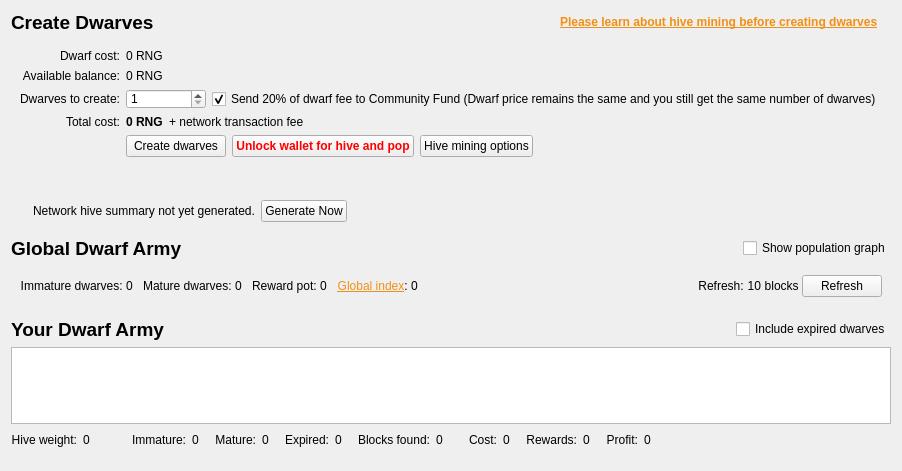
<?xml version="1.0" encoding="UTF-8"?>
<ui version="4.0">
 <class>HiveDialog</class>
 <widget class="QWidget" name="HiveDialog">
  <property name="geometry">
   <rect>
    <x>0</x>
    <y>0</y>
    <width>838</width>
    <height>471</height>
   </rect>
  </property>
  <property name="sizePolicy">
   <sizepolicy hsizetype="Preferred" vsizetype="Minimum">
    <horstretch>0</horstretch>
    <verstretch>0</verstretch>
   </sizepolicy>
  </property>
  <property name="minimumSize">
   <size>
    <width>0</width>
    <height>450</height>
   </size>
  </property>
  <property name="styleSheet">
   <string notr="true"/>
  </property>
  <layout class="QVBoxLayout" name="verticalLayout">
   <item>
    <layout class="QHBoxLayout" name="createDwarvesHeader">
     <item>
      <widget class="QLabel" name="createDwarvesTitleLabel">
       <property name="font">
        <font>
         <pointsize>14</pointsize>
         <weight>75</weight>
         <bold>true</bold>
        </font>
       </property>
       <property name="text">
        <string>Create Dwarves</string>
       </property>
      </widget>
     </item>
     <item>
      <spacer name="horizontalSpacer_9">
       <property name="orientation">
        <enum>Qt::Horizontal</enum>
       </property>
       <property name="sizeHint" stdset="0">
        <size>
         <width>13</width>
         <height>13</height>
        </size>
       </property>
      </spacer>
     </item>
     <item>
      <widget class="QLabel" name="warningLabel2">
       <property name="font">
        <font>
         <weight>75</weight>
         <bold>true</bold>
        </font>
       </property>
       <property name="text">
        <string>&lt;a href=&quot;https://hive.litecoinca.sh/guide/&quot;&gt;&lt;span style=&quot;text-decoration: underline; color:#f19015;&quot;&gt;Please learn about hive mining before creating dwarves&lt;/span&gt;&lt;/a&gt;</string>
       </property>
       <property name="openExternalLinks">
        <bool>true</bool>
       </property>
      </widget>
     </item>
     <item>
      <widget class="QLabel" name="warningLabel">
       <property name="maximumSize">
        <size>
         <width>16</width>
         <height>16</height>
        </size>
       </property>
       <property name="font">
        <font>
         <weight>50</weight>
         <bold>false</bold>
        </font>
       </property>
       <property name="text">
        <string/>
       </property>
       <property name="pixmap">
        <pixmap resource="../ring.qrc">:/icons/warning</pixmap>
       </property>
       <property name="scaledContents">
        <bool>true</bool>
       </property>
      </widget>
     </item>
    </layout>
   </item>
   <item>
    <widget class="QFrame" name="createDwarvesForm">
     <property name="sizePolicy">
      <sizepolicy hsizetype="Preferred" vsizetype="Fixed">
       <horstretch>0</horstretch>
       <verstretch>0</verstretch>
      </sizepolicy>
     </property>
     <property name="minimumSize">
      <size>
       <width>0</width>
       <height>145</height>
      </size>
     </property>
     <property name="frameShape">
      <enum>QFrame::NoFrame</enum>
     </property>
     <property name="frameShadow">
      <enum>QFrame::Plain</enum>
     </property>
     <layout class="QFormLayout" name="formLayout_2">
      <property name="labelAlignment">
       <set>Qt::AlignRight|Qt::AlignTrailing|Qt::AlignVCenter</set>
      </property>
      <item row="0" column="0">
       <widget class="QLabel" name="currentDwarfCostLabel_2">
        <property name="text">
         <string>Dwarf cost:</string>
        </property>
        <property name="alignment">
         <set>Qt::AlignRight|Qt::AlignTrailing|Qt::AlignVCenter</set>
        </property>
       </widget>
      </item>
      <item row="1" column="0">
       <widget class="QLabel" name="currentDwarfCostLabel_21">
        <property name="text">
         <string>Available balance:</string>
        </property>
        <property name="alignment">
         <set>Qt::AlignRight|Qt::AlignTrailing|Qt::AlignVCenter</set>
        </property>
       </widget>
      </item>
      <item row="1" column="1">
       <layout class="QHBoxLayout" name="horizontalLayout_91">
        <item>
         <widget class="QLabel" name="currentBalance">
          <property name="font">
           <font>
            <weight>50</weight>
            <bold>false</bold>
           </font>
          </property>
          <property name="text">
           <string>0 RNG</string>
          </property>
         </widget>
        </item>
        <item>
         <spacer name="horizontalSpacer_91">
          <property name="orientation">
           <enum>Qt::Horizontal</enum>
          </property>
          <property name="sizeHint" stdset="0">
           <size>
            <width>0</width>
            <height>0</height>
           </size>
          </property>
         </spacer>
        </item>
       </layout>
      </item>
      <item row="2" column="0">
       <widget class="QLabel" name="dwarvesToCreateLabel_2">
        <property name="text">
         <string>Dwarves to create:</string>
        </property>
        <property name="alignment">
         <set>Qt::AlignRight|Qt::AlignTrailing|Qt::AlignVCenter</set>
        </property>
       </widget>
      </item>
      <item row="2" column="1">
       <layout class="QHBoxLayout" name="horizontalLayout_8">
        <item>
         <widget class="QSpinBox" name="dwarfCountSpinner">
          <property name="minimumSize">
           <size>
            <width>80</width>
            <height>20</height>
           </size>
          </property>
          <property name="minimum">
           <number>1</number>
          </property>
          <property name="maximum">
           <number>9999999</number>
          </property>
         </widget>
        </item>
        <item>
         <widget class="QCheckBox" name="donateCommunityFundCheckbox">
          <property name="sizePolicy">
           <sizepolicy hsizetype="Fixed" vsizetype="Fixed">
            <horstretch>0</horstretch>
            <verstretch>0</verstretch>
           </sizepolicy>
          </property>
          <property name="maximumSize">
           <size>
            <width>1000</width>
            <height>16777215</height>
           </size>
          </property>
          <property name="focusPolicy">
           <enum>Qt::StrongFocus</enum>
          </property>
          <property name="toolTip">
           <string>The community fund works by diverting a portion of the unspendable dwarf creation fee to the spendable community fund address. This enables us to keep developing Ring.</string>
          </property>
          <property name="text">
           <string>Send 20% of dwarf fee to Community Fund (Dwarf price remains the same and you still get the same number of dwarves)</string>
          </property>
          <property name="checked">
           <bool>true</bool>
          </property>
         </widget>
        </item>
        <item>
         <spacer name="horizontalSpacer_8">
          <property name="orientation">
           <enum>Qt::Horizontal</enum>
          </property>
          <property name="sizeHint" stdset="0">
           <size>
            <width>0</width>
            <height>0</height>
           </size>
          </property>
         </spacer>
        </item>
       </layout>
      </item>
      <item row="3" column="0">
       <widget class="QLabel" name="totalCostLabel_3">
        <property name="text">
         <string>Total cost:</string>
        </property>
        <property name="alignment">
         <set>Qt::AlignRight|Qt::AlignTrailing|Qt::AlignVCenter</set>
        </property>
       </widget>
      </item>
      <item row="3" column="1">
       <layout class="QHBoxLayout" name="horizontalLayout_4">
        <item>
         <widget class="QLabel" name="totalCostLabel">
          <property name="font">
           <font>
            <weight>75</weight>
            <bold>true</bold>
           </font>
          </property>
          <property name="text">
           <string>0 RNG</string>
          </property>
         </widget>
        </item>
        <item>
         <widget class="QLabel" name="label_9">
          <property name="text">
           <string>+ network transaction fee</string>
          </property>
         </widget>
        </item>
        <item>
         <spacer name="horizontalSpacer_10">
          <property name="orientation">
           <enum>Qt::Horizontal</enum>
          </property>
          <property name="sizeHint" stdset="0">
           <size>
            <width>0</width>
            <height>0</height>
           </size>
          </property>
         </spacer>
        </item>
       </layout>
      </item>
      <item row="4" column="1">
       <layout class="QHBoxLayout" name="horizontalLayout_3">
        <item>
         <widget class="QPushButton" name="createDwarvesButton">
          <property name="minimumSize">
           <size>
            <width>100</width>
            <height>0</height>
           </size>
          </property>
          <property name="toolTip">
           <string>Create dwarves now. You will be shown a confirmation dialogue including final transaction fees.</string>
          </property>
          <property name="text">
           <string>Create dwarves</string>
          </property>
         </widget>
        </item>
        <item>
         <widget class="QPushButton" name="releaseSwarmButton">
          <property name="minimumSize">
           <size>
            <width>100</width>
            <height>0</height>
           </size>
          </property>
          <property name="font">
           <font>
            <weight>75</weight>
            <bold>true</bold>
           </font>
          </property>
          <property name="toolTip">
           <string>Click to unlock your wallet so that your dwarves can work. Note this only unlocks the wallet for hivemining; you must
still fully unlock it to send funds.</string>
          </property>
          <property name="styleSheet">
           <string notr="true">color:red;</string>
          </property>
          <property name="text">
           <string>Unlock wallet for hive and pop</string>
          </property>
         </widget>
        </item>
        <item>
         <widget class="QPushButton" name="showHiveOptionsButton">
          <property name="toolTip">
           <string>Open the Options dialog on the Hive Options tab</string>
          </property>
          <property name="text">
           <string>Hive mining options</string>
          </property>
         </widget>
        </item>
        <item>
         <spacer name="horizontalSpacer_7">
          <property name="orientation">
           <enum>Qt::Horizontal</enum>
          </property>
          <property name="sizeHint" stdset="0">
           <size>
            <width>0</width>
            <height>0</height>
           </size>
          </property>
         </spacer>
        </item>
       </layout>
      </item>
      <item row="0" column="1">
       <layout class="QHBoxLayout" name="horizontalLayout_10">
        <item>
         <widget class="QLabel" name="dwarfCostLabel">
          <property name="font">
           <font>
            <weight>50</weight>
            <bold>false</bold>
           </font>
          </property>
          <property name="text">
           <string>0 RNG</string>
          </property>
         </widget>
        </item>
        <item>
         <spacer name="horizontalSpacer_18">
          <property name="orientation">
           <enum>Qt::Horizontal</enum>
          </property>
          <property name="sizeHint" stdset="0">
           <size>
            <width>13</width>
            <height>13</height>
           </size>
          </property>
         </spacer>
        </item>
       </layout>
      </item>
     </layout>
    </widget>
   </item>
   <item>
    <widget class="QFrame" name="globalHiveSummaryError">
     <property name="frameShape">
      <enum>QFrame::NoFrame</enum>
     </property>
     <property name="frameShadow">
      <enum>QFrame::Plain</enum>
     </property>
     <layout class="QHBoxLayout" name="horizontalLayout_2">
      <property name="leftMargin">
       <number>9</number>
      </property>
      <property name="topMargin">
       <number>9</number>
      </property>
      <property name="rightMargin">
       <number>9</number>
      </property>
      <property name="bottomMargin">
       <number>9</number>
      </property>
      <item>
       <widget class="QLabel" name="warningLabel_2">
        <property name="maximumSize">
         <size>
          <width>16</width>
          <height>16</height>
         </size>
        </property>
        <property name="font">
         <font>
          <weight>50</weight>
          <bold>false</bold>
         </font>
        </property>
        <property name="text">
         <string/>
        </property>
        <property name="pixmap">
         <pixmap resource="../ring.qrc">:/icons/warning</pixmap>
        </property>
        <property name="scaledContents">
         <bool>true</bool>
        </property>
       </widget>
      </item>
      <item>
       <widget class="QLabel" name="globalHiveSummaryErrorLabel">
        <property name="font">
         <font>
          <weight>50</weight>
          <bold>false</bold>
         </font>
        </property>
        <property name="styleSheet">
         <string notr="true"/>
        </property>
        <property name="text">
         <string>Network hive summary not yet generated.</string>
        </property>
       </widget>
      </item>
      <item>
       <widget class="QPushButton" name="retryGlobalSummaryButton">
        <property name="minimumSize">
         <size>
          <width>75</width>
          <height>0</height>
         </size>
        </property>
        <property name="toolTip">
         <string>Attempt to generate global network hive stats now</string>
        </property>
        <property name="text">
         <string>Generate Now</string>
        </property>
       </widget>
      </item>
      <item>
       <spacer name="horizontalSpacer_17">
        <property name="orientation">
         <enum>Qt::Horizontal</enum>
        </property>
        <property name="sizeHint" stdset="0">
         <size>
          <width>0</width>
          <height>0</height>
         </size>
        </property>
       </spacer>
      </item>
     </layout>
    </widget>
   </item>
   <item>
    <widget class="QFrame" name="globalHiveFrame">
     <property name="frameShape">
      <enum>QFrame::NoFrame</enum>
     </property>
     <property name="frameShadow">
      <enum>QFrame::Raised</enum>
     </property>
     <layout class="QVBoxLayout" name="verticalLayout_5">
      <property name="leftMargin">
       <number>0</number>
      </property>
      <property name="topMargin">
       <number>0</number>
      </property>
      <property name="rightMargin">
       <number>0</number>
      </property>
      <property name="bottomMargin">
       <number>0</number>
      </property>
      <item>
       <layout class="QHBoxLayout" name="globalHiveHeader">
        <item>
         <widget class="QLabel" name="globalNetworkHiveTitleLabel">
          <property name="font">
           <font>
            <pointsize>14</pointsize>
            <weight>75</weight>
            <bold>true</bold>
           </font>
          </property>
          <property name="text">
           <string>Global Dwarf Army</string>
          </property>
         </widget>
        </item>
        <item>
         <spacer name="horizontalSpacer_20">
          <property name="orientation">
           <enum>Qt::Horizontal</enum>
          </property>
          <property name="sizeHint" stdset="0">
           <size>
            <width>0</width>
            <height>0</height>
           </size>
          </property>
         </spacer>
        </item>
        <item>
         <widget class="QCheckBox" name="showAdvancedStatsCheckbox">
          <property name="sizePolicy">
           <sizepolicy hsizetype="Fixed" vsizetype="Fixed">
            <horstretch>0</horstretch>
            <verstretch>0</verstretch>
           </sizepolicy>
          </property>
          <property name="maximumSize">
           <size>
            <width>1000</width>
            <height>16777215</height>
           </size>
          </property>
          <property name="focusPolicy">
           <enum>Qt::StrongFocus</enum>
          </property>
          <property name="toolTip">
           <string>If ticked, advanced global network hive stats will be displayed</string>
          </property>
          <property name="text">
           <string>Show population graph</string>
          </property>
          <property name="checked">
           <bool>false</bool>
          </property>
         </widget>
        </item>
       </layout>
      </item>
      <item>
       <widget class="QFrame" name="globalHiveSummaryTextRow">
        <property name="styleSheet">
         <string notr="true"/>
        </property>
        <property name="frameShape">
         <enum>QFrame::NoFrame</enum>
        </property>
        <property name="frameShadow">
         <enum>QFrame::Plain</enum>
        </property>
        <layout class="QHBoxLayout" name="horizontalLayout">
         <property name="spacing">
          <number>0</number>
         </property>
         <property name="leftMargin">
          <number>9</number>
         </property>
         <property name="topMargin">
          <number>9</number>
         </property>
         <property name="rightMargin">
          <number>9</number>
         </property>
         <property name="bottomMargin">
          <number>9</number>
         </property>
         <item>
          <widget class="QLabel" name="label_6">
           <property name="toolTip">
            <string>The total number of immature dwarves across the whole network</string>
           </property>
           <property name="text">
            <string>Immature dwarves: </string>
           </property>
           <property name="alignment">
            <set>Qt::AlignRight|Qt::AlignTrailing|Qt::AlignVCenter</set>
           </property>
          </widget>
         </item>
         <item>
          <widget class="QLabel" name="globalImmatureLabel">
           <property name="toolTip">
            <string>The total number of immature dwarves across the whole network</string>
           </property>
           <property name="text">
            <string>0</string>
           </property>
          </widget>
         </item>
         <item>
          <spacer name="immatureLabelSpacer_2">
           <property name="orientation">
            <enum>Qt::Horizontal</enum>
           </property>
           <property name="sizeType">
            <enum>QSizePolicy::Fixed</enum>
           </property>
           <property name="sizeHint" stdset="0">
            <size>
             <width>10</width>
             <height>0</height>
            </size>
           </property>
          </spacer>
         </item>
         <item>
          <widget class="QLabel" name="label_12">
           <property name="toolTip">
            <string>The total number of mature dwarves across the whole network</string>
           </property>
           <property name="text">
            <string>Mature dwarves: </string>
           </property>
           <property name="alignment">
            <set>Qt::AlignRight|Qt::AlignTrailing|Qt::AlignVCenter</set>
           </property>
          </widget>
         </item>
         <item>
          <widget class="QLabel" name="globalMatureLabel">
           <property name="toolTip">
            <string>The total number of mature dwarves across the whole network</string>
           </property>
           <property name="text">
            <string>0</string>
           </property>
          </widget>
         </item>
         <item>
          <spacer name="immatureLabelSpacer_3">
           <property name="orientation">
            <enum>Qt::Horizontal</enum>
           </property>
           <property name="sizeType">
            <enum>QSizePolicy::Fixed</enum>
           </property>
           <property name="sizeHint" stdset="0">
            <size>
             <width>10</width>
             <height>0</height>
            </size>
           </property>
          </spacer>
         </item>
         <item>
          <widget class="QLabel" name="label_11">
           <property name="toolTip">
            <string>The total block rewards available on the network over the lifespan of a single dwarf</string>
           </property>
           <property name="text">
            <string>Reward pot: </string>
           </property>
           <property name="alignment">
            <set>Qt::AlignRight|Qt::AlignTrailing|Qt::AlignVCenter</set>
           </property>
          </widget>
         </item>
         <item>
          <widget class="QLabel" name="potentialRewardsLabel">
           <property name="toolTip">
            <string>The total block rewards available on the network over the lifespan of a single dwarf</string>
           </property>
           <property name="text">
            <string>0</string>
           </property>
          </widget>
         </item>
         <item>
          <spacer name="immatureLabelSpacer_5">
           <property name="orientation">
            <enum>Qt::Horizontal</enum>
           </property>
           <property name="sizeType">
            <enum>QSizePolicy::Fixed</enum>
           </property>
           <property name="sizeHint" stdset="0">
            <size>
             <width>10</width>
             <height>0</height>
            </size>
           </property>
          </spacer>
         </item>
         <item>
          <widget class="QLabel" name="label_16">
           <property name="toolTip">
            <string>The Global Index is a measure of network dwarf population. At a value of 100,
the network is saturated with the maximum number of dwarves that are expected
to make back their cost. At values below 100, it is expected at all dwarves will be profitable.</string>
           </property>
           <property name="text">
            <string>&lt;a href=&quot;https://hive.litecoinca.sh/gi/&quot;&gt;&lt;span style=&quot;text-decoration: underline; color:#f19015;&quot;&gt;Global index&lt;/span&gt;&lt;/a&gt;: </string>
           </property>
           <property name="alignment">
            <set>Qt::AlignRight|Qt::AlignTrailing|Qt::AlignVCenter</set>
           </property>
           <property name="openExternalLinks">
            <bool>true</bool>
           </property>
          </widget>
         </item>
         <item>
          <widget class="QLabel" name="dwarfPopIndexLabel">
           <property name="toolTip">
            <string>The Global Index is a measure of network dwarf population. At a value of 100,
the network is saturated with the maximum number of dwarves that are expected
to make back their cost. At values below 100, it is expected at all dwarves will be profitable.</string>
           </property>
           <property name="text">
            <string>0</string>
           </property>
          </widget>
         </item>
         <item>
          <spacer name="immatureLabelSpacer_6">
           <property name="orientation">
            <enum>Qt::Horizontal</enum>
           </property>
           <property name="sizeType">
            <enum>QSizePolicy::Fixed</enum>
           </property>
           <property name="sizeHint" stdset="0">
            <size>
             <width>10</width>
             <height>0</height>
            </size>
           </property>
          </spacer>
         </item>
         <item>
          <widget class="TinyPie" name="dwarfPopIndexPie" native="true">
           <property name="sizePolicy">
            <sizepolicy hsizetype="Fixed" vsizetype="Fixed">
             <horstretch>0</horstretch>
             <verstretch>0</verstretch>
            </sizepolicy>
           </property>
           <property name="minimumSize">
            <size>
             <width>20</width>
             <height>20</height>
            </size>
           </property>
           <property name="toolTip">
            <string>The Global Index is a measure of network dwarf population. At a value of 100,
the network is saturated with the maximum number of dwarves that are expected
to make back their cost. At values below 100, it is expected at all dwarves will be profitable.</string>
           </property>
          </widget>
         </item>
         <item>
          <spacer name="horizontalSpacer_12">
           <property name="orientation">
            <enum>Qt::Horizontal</enum>
           </property>
           <property name="sizeHint" stdset="0">
            <size>
             <width>0</width>
             <height>0</height>
            </size>
           </property>
          </spacer>
         </item>
         <item>
          <widget class="QLabel" name="label_13">
           <property name="toolTip">
            <string>Global network hive stats are automatically refreshed every 10 blocks</string>
           </property>
           <property name="text">
            <string>Refresh: </string>
           </property>
           <property name="alignment">
            <set>Qt::AlignRight|Qt::AlignTrailing|Qt::AlignVCenter</set>
           </property>
          </widget>
         </item>
         <item>
          <widget class="QLabel" name="blocksTillGlobalRefresh">
           <property name="text">
            <string>10</string>
           </property>
           <property name="alignment">
            <set>Qt::AlignRight|Qt::AlignTrailing|Qt::AlignVCenter</set>
           </property>
          </widget>
         </item>
         <item>
          <widget class="QLabel" name="label_15">
           <property name="toolTip">
            <string>Global network hive stats are automatically refreshed every 10 blocks</string>
           </property>
           <property name="text">
            <string> blocks </string>
           </property>
           <property name="alignment">
            <set>Qt::AlignRight|Qt::AlignTrailing|Qt::AlignVCenter</set>
           </property>
          </widget>
         </item>
         <item>
          <widget class="QPushButton" name="refreshGlobalSummaryButton">
           <property name="minimumSize">
            <size>
             <width>75</width>
             <height>0</height>
            </size>
           </property>
           <property name="toolTip">
            <string>Refresh global hive stats now</string>
           </property>
           <property name="text">
            <string>Refresh</string>
           </property>
          </widget>
         </item>
        </layout>
       </widget>
      </item>
     </layout>
    </widget>
   </item>
   <item>
    <widget class="QCustomPlot" name="dwarfPopGraph" native="true">
     <property name="sizePolicy">
      <sizepolicy hsizetype="Expanding" vsizetype="Expanding">
       <horstretch>0</horstretch>
       <verstretch>0</verstretch>
      </sizepolicy>
     </property>
     <property name="minimumSize">
      <size>
       <width>0</width>
       <height>0</height>
      </size>
     </property>
    </widget>
   </item>
   <item>
    <widget class="QFrame" name="walletHiveStatsFrame">
     <property name="frameShape">
      <enum>QFrame::NoFrame</enum>
     </property>
     <property name="frameShadow">
      <enum>QFrame::Plain</enum>
     </property>
     <property name="lineWidth">
      <number>0</number>
     </property>
     <layout class="QVBoxLayout" name="verticalLayout_4">
      <property name="leftMargin">
       <number>0</number>
      </property>
      <property name="topMargin">
       <number>0</number>
      </property>
      <property name="rightMargin">
       <number>0</number>
      </property>
      <property name="bottomMargin">
       <number>0</number>
      </property>
      <item>
       <layout class="QHBoxLayout" name="yourHiveHeader">
        <item>
         <widget class="QLabel" name="yourHiveStatsLabel">
          <property name="font">
           <font>
            <pointsize>14</pointsize>
            <weight>75</weight>
            <bold>true</bold>
           </font>
          </property>
          <property name="text">
           <string>Your Dwarf Army</string>
          </property>
         </widget>
        </item>
        <item>
         <spacer name="horizontalSpacer_13">
          <property name="orientation">
           <enum>Qt::Horizontal</enum>
          </property>
          <property name="sizeHint" stdset="0">
           <size>
            <width>0</width>
            <height>0</height>
           </size>
          </property>
         </spacer>
        </item>
        <item>
         <widget class="QCheckBox" name="includeDeadDwarvesCheckbox">
          <property name="sizePolicy">
           <sizepolicy hsizetype="Fixed" vsizetype="Fixed">
            <horstretch>0</horstretch>
            <verstretch>0</verstretch>
           </sizepolicy>
          </property>
          <property name="maximumSize">
           <size>
            <width>1000</width>
            <height>16777215</height>
           </size>
          </property>
          <property name="focusPolicy">
           <enum>Qt::StrongFocus</enum>
          </property>
          <property name="toolTip">
           <string>If ticked, your hive display and summary will include dwarves that have expired as well as dwarves that are currently living.</string>
          </property>
          <property name="text">
           <string>Include expired dwarves</string>
          </property>
          <property name="checked">
           <bool>false</bool>
          </property>
         </widget>
        </item>
       </layout>
      </item>
      <item>
       <widget class="QTableView" name="currentHiveView">
        <property name="minimumSize">
         <size>
          <width>0</width>
          <height>0</height>
         </size>
        </property>
        <property name="contextMenuPolicy">
         <enum>Qt::CustomContextMenu</enum>
        </property>
        <property name="tabKeyNavigation">
         <bool>false</bool>
        </property>
        <property name="sortingEnabled">
         <bool>true</bool>
        </property>
       </widget>
      </item>
      <item>
       <layout class="QHBoxLayout" name="yourHiveSummary">
        <item>
         <widget class="QLabel" name="label_14">
          <property name="toolTip">
           <string>Hive Weight = is your hive population / global hive population. 
This represents how much of the global hive you control as well as
your hive's chance of mining any given hivemineable block.</string>
          </property>
          <property name="text">
           <string>Hive weight:</string>
          </property>
          <property name="alignment">
           <set>Qt::AlignRight|Qt::AlignTrailing|Qt::AlignVCenter</set>
          </property>
         </widget>
        </item>
        <item>
         <widget class="QLabel" name="localHiveWeightLabel">
          <property name="toolTip">
           <string>Hive Weight = is your hive population / global hive population. 
This represents how much of the global hive you control as well as
your hive's chance of mining any given hivemineable block.</string>
          </property>
          <property name="text">
           <string>0</string>
          </property>
         </widget>
        </item>
        <item>
         <widget class="TinyPie" name="hiveWeightPie" native="true">
          <property name="sizePolicy">
           <sizepolicy hsizetype="Fixed" vsizetype="Fixed">
            <horstretch>0</horstretch>
            <verstretch>0</verstretch>
           </sizepolicy>
          </property>
          <property name="minimumSize">
           <size>
            <width>20</width>
            <height>20</height>
           </size>
          </property>
          <property name="toolTip">
           <string>Hive Weight = is your hive population / global hive population. 
This represents how much of the global hive you control as well as
your hive's chance of mining any given hivemineable block.</string>
          </property>
         </widget>
        </item>
        <item>
         <spacer name="immatureLabelSpacer_4">
          <property name="orientation">
           <enum>Qt::Horizontal</enum>
          </property>
          <property name="sizeType">
           <enum>QSizePolicy::Fixed</enum>
          </property>
          <property name="sizeHint" stdset="0">
           <size>
            <width>10</width>
            <height>0</height>
           </size>
          </property>
         </spacer>
        </item>
        <item>
         <widget class="QLabel" name="label">
          <property name="toolTip">
           <string>Current number of immature dwarves in your hive</string>
          </property>
          <property name="text">
           <string>Immature:</string>
          </property>
          <property name="alignment">
           <set>Qt::AlignRight|Qt::AlignTrailing|Qt::AlignVCenter</set>
          </property>
         </widget>
        </item>
        <item>
         <widget class="QLabel" name="immatureLabel">
          <property name="toolTip">
           <string>Current number of immature dwarves in your hive</string>
          </property>
          <property name="text">
           <string>0</string>
          </property>
         </widget>
        </item>
        <item>
         <spacer name="immatureLabelSpacer">
          <property name="orientation">
           <enum>Qt::Horizontal</enum>
          </property>
          <property name="sizeType">
           <enum>QSizePolicy::Fixed</enum>
          </property>
          <property name="sizeHint" stdset="0">
           <size>
            <width>10</width>
            <height>0</height>
           </size>
          </property>
         </spacer>
        </item>
        <item>
         <widget class="QLabel" name="label_3">
          <property name="toolTip">
           <string>Current number of mature dwarves in your hive</string>
          </property>
          <property name="text">
           <string>Mature:</string>
          </property>
          <property name="alignment">
           <set>Qt::AlignRight|Qt::AlignTrailing|Qt::AlignVCenter</set>
          </property>
         </widget>
        </item>
        <item>
         <widget class="QLabel" name="matureLabel">
          <property name="toolTip">
           <string>Current number of mature dwarves in your hive</string>
          </property>
          <property name="text">
           <string>0</string>
          </property>
         </widget>
        </item>
        <item>
         <spacer name="horizontalSpacer_16">
          <property name="orientation">
           <enum>Qt::Horizontal</enum>
          </property>
          <property name="sizeType">
           <enum>QSizePolicy::Fixed</enum>
          </property>
          <property name="sizeHint" stdset="0">
           <size>
            <width>10</width>
            <height>0</height>
           </size>
          </property>
         </spacer>
        </item>
        <item>
         <widget class="QLabel" name="deadTitleLabel">
          <property name="toolTip">
           <string>Current number of expired dwarves in your hive</string>
          </property>
          <property name="text">
           <string>Expired:</string>
          </property>
          <property name="alignment">
           <set>Qt::AlignRight|Qt::AlignTrailing|Qt::AlignVCenter</set>
          </property>
         </widget>
        </item>
        <item>
         <widget class="QLabel" name="deadLabel">
          <property name="toolTip">
           <string>Current number of expired dwarves in your hive</string>
          </property>
          <property name="text">
           <string>0</string>
          </property>
         </widget>
        </item>
        <item>
         <spacer name="horizontalSpacer_15">
          <property name="orientation">
           <enum>Qt::Horizontal</enum>
          </property>
          <property name="sizeType">
           <enum>QSizePolicy::Fixed</enum>
          </property>
          <property name="sizeHint" stdset="0">
           <size>
            <width>10</width>
            <height>0</height>
           </size>
          </property>
         </spacer>
        </item>
        <item>
         <widget class="QLabel" name="label_4">
          <property name="toolTip">
           <string>The number of blocks hivemined by your dwarves</string>
          </property>
          <property name="text">
           <string>Blocks found:</string>
          </property>
          <property name="alignment">
           <set>Qt::AlignRight|Qt::AlignTrailing|Qt::AlignVCenter</set>
          </property>
         </widget>
        </item>
        <item>
         <widget class="QLabel" name="blocksFoundLabel">
          <property name="toolTip">
           <string>The number of blocks hivemined by your dwarves</string>
          </property>
          <property name="text">
           <string>0</string>
          </property>
         </widget>
        </item>
        <item>
         <spacer name="deadLabelSpacer">
          <property name="orientation">
           <enum>Qt::Horizontal</enum>
          </property>
          <property name="sizeType">
           <enum>QSizePolicy::Fixed</enum>
          </property>
          <property name="sizeHint" stdset="0">
           <size>
            <width>20</width>
            <height>0</height>
           </size>
          </property>
         </spacer>
        </item>
        <item>
         <widget class="QLabel" name="label_10">
          <property name="toolTip">
           <string>Total dwarf cost of your hive</string>
          </property>
          <property name="text">
           <string>Cost:</string>
          </property>
          <property name="alignment">
           <set>Qt::AlignRight|Qt::AlignTrailing|Qt::AlignVCenter</set>
          </property>
         </widget>
        </item>
        <item>
         <widget class="QLabel" name="costLabel">
          <property name="toolTip">
           <string>Total dwarf cost of your hive</string>
          </property>
          <property name="text">
           <string>0</string>
          </property>
         </widget>
        </item>
        <item>
         <spacer name="horizontalSpacer_14">
          <property name="orientation">
           <enum>Qt::Horizontal</enum>
          </property>
          <property name="sizeType">
           <enum>QSizePolicy::Fixed</enum>
          </property>
          <property name="sizeHint" stdset="0">
           <size>
            <width>10</width>
            <height>0</height>
           </size>
          </property>
         </spacer>
        </item>
        <item>
         <widget class="QLabel" name="label_5">
          <property name="toolTip">
           <string>Total block rewards earned by your dwarves</string>
          </property>
          <property name="text">
           <string>Rewards:</string>
          </property>
          <property name="alignment">
           <set>Qt::AlignRight|Qt::AlignTrailing|Qt::AlignVCenter</set>
          </property>
         </widget>
        </item>
        <item>
         <widget class="QLabel" name="rewardsPaidLabel">
          <property name="toolTip">
           <string>Total block rewards earned by your dwarves</string>
          </property>
          <property name="text">
           <string>0</string>
          </property>
         </widget>
        </item>
        <item>
         <spacer name="horizontalSpacer_19">
          <property name="orientation">
           <enum>Qt::Horizontal</enum>
          </property>
          <property name="sizeType">
           <enum>QSizePolicy::Fixed</enum>
          </property>
          <property name="sizeHint" stdset="0">
           <size>
            <width>10</width>
            <height>0</height>
           </size>
          </property>
         </spacer>
        </item>
        <item>
         <widget class="QLabel" name="label_7">
          <property name="toolTip">
           <string>Total profit made by your dwarves</string>
          </property>
          <property name="text">
           <string>Profit:</string>
          </property>
          <property name="alignment">
           <set>Qt::AlignRight|Qt::AlignTrailing|Qt::AlignVCenter</set>
          </property>
         </widget>
        </item>
        <item>
         <widget class="QLabel" name="profitLabel">
          <property name="toolTip">
           <string>Total profit made by your dwarves</string>
          </property>
          <property name="text">
           <string>0</string>
          </property>
         </widget>
        </item>
        <item>
         <spacer name="horizontalSpacer_11">
          <property name="orientation">
           <enum>Qt::Horizontal</enum>
          </property>
          <property name="sizeHint" stdset="0">
           <size>
            <width>0</width>
            <height>0</height>
           </size>
          </property>
         </spacer>
        </item>
       </layout>
      </item>
     </layout>
    </widget>
   </item>
   <item>
    <spacer name="verticalSpacer">
     <property name="orientation">
      <enum>Qt::Vertical</enum>
     </property>
     <property name="sizeType">
      <enum>QSizePolicy::Fixed</enum>
     </property>
     <property name="sizeHint" stdset="0">
      <size>
       <width>20</width>
       <height>10</height>
      </size>
     </property>
    </spacer>
   </item>
  </layout>
 </widget>
 <customwidgets>
  <customwidget>
   <class>TinyPie</class>
   <extends>QWidget</extends>
   <header>qt/tinypie.h</header>
   <container>1</container>
  </customwidget>
  <customwidget>
   <class>QCustomPlot</class>
   <extends>QWidget</extends>
   <header>qt/qcustomplot.h</header>
   <container>1</container>
  </customwidget>
 </customwidgets>
 <resources>
  <include location="../ring.qrc"/>
  <include location="../ring.qrc"/>
 </resources>
 <connections/>
</ui>
